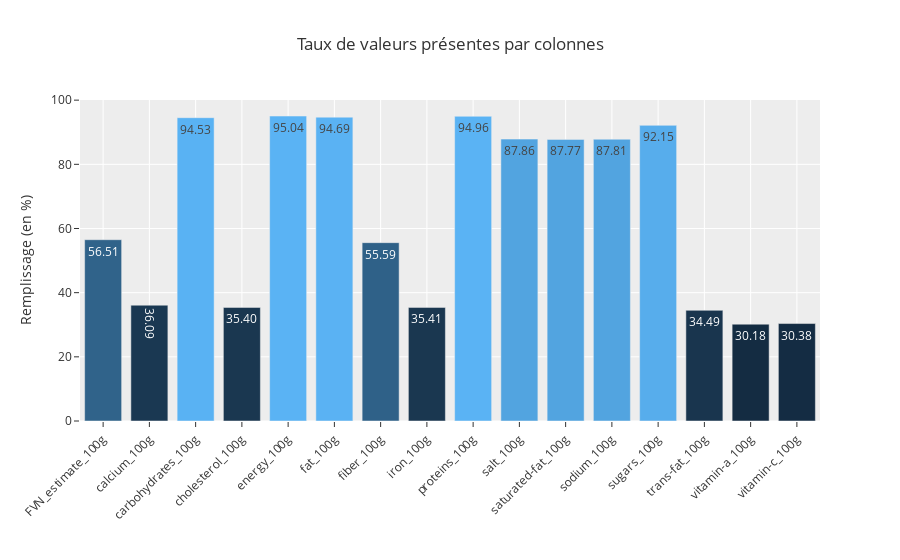

The notebook cell this image was saved under:
### Markdown cell above
#### Affichons ces taux sous forme de graphique interactif

### Code cell
fill_ratio_df = pd.DataFrame(fill_ratio, columns=["fill_rate"])

fig = px.bar(fill_ratio_df, y="fill_rate", 
             width=1000,
             height=700,
             color='fill_rate', 
             title="Taux de valeurs présentes par colonnes",
             labels={
                "fill_rate": "Remplissage (en %)",
                "index": "",
                },
             template='ggplot2',
             text=[f"{x:.2f}" for x in fill_ratio_df.fill_rate],
            )

fig.update_coloraxes(showscale=False)
fig.update_xaxes(tickangle = -45)
fig.show()

### Figure 1 — Plotly figure (JSON) as saved in the notebook; plotly's stock layout.template omitted (floating-point values rounded to 4 significant figures)
{"data": [{"alignmentgroup": "True", "hovertemplate": "=%{x}<br>Remplissage (en %)=%{marker.color}<br>text=%{text}<extra></extra>", "legendgroup": "", "marker": {"color": [56.51, 36.09, 94.53, 35.4, 95.04, 94.69, 55.59, 35.41, 94.96, 87.86, 87.77, 87.81, 92.15, 34.49, 30.18, 30.38], "coloraxis": "coloraxis", "pattern": {"shape": ""}}, "name": "", "offsetgroup": "", "orientation": "v", "showlegend": false, "text": ["56.51", "36.09", "94.53", "35.40", "95.04", "94.69", "55.59", "35.41", "94.96", "87.86", "87.77", "87.81", "92.15", "34.49", "30.18", "30.38"], "textposition": "auto", "type": "bar", "x": ["FVN_estimate_100g", "calcium_100g", "carbohydrates_100g", "cholesterol_100g", "energy_100g", "fat_100g", "fiber_100g", "iron_100g", "proteins_100g", "salt_100g", "saturated-fat_100g", "sodium_100g", "sugars_100g", "trans-fat_100g", "vitamin-a_100g", "vitamin-c_100g"], "xaxis": "x", "y": [56.51, 36.09, 94.53, 35.4, 95.04, 94.69, 55.59, 35.41, 94.96, 87.86, 87.77, 87.81, 92.15, 34.49, 30.18, 30.38], "yaxis": "y"}], "layout": {"autosize": true, "barmode": "relative", "coloraxis": {"colorbar": {"title": {"text": "Remplissage (en %)"}}, "colorscale": [[0, "rgb(20,44,66)"], [1, "rgb(90,179,244)"]], "showscale": false}, "legend": {"tracegroupgap": 0}, "title": {"text": "Taux de valeurs présentes par colonnes"}, "xaxis": {"anchor": "y", "autorange": true, "domain": [0, 1], "range": [-0.5, 15.5], "tickangle": -45, "title": {"text": ""}, "type": "category"}, "yaxis": {"anchor": "x", "autorange": true, "domain": [0, 1], "range": [0, 100.0], "title": {"text": "Remplissage (en %)"}, "type": "linear"}}}
